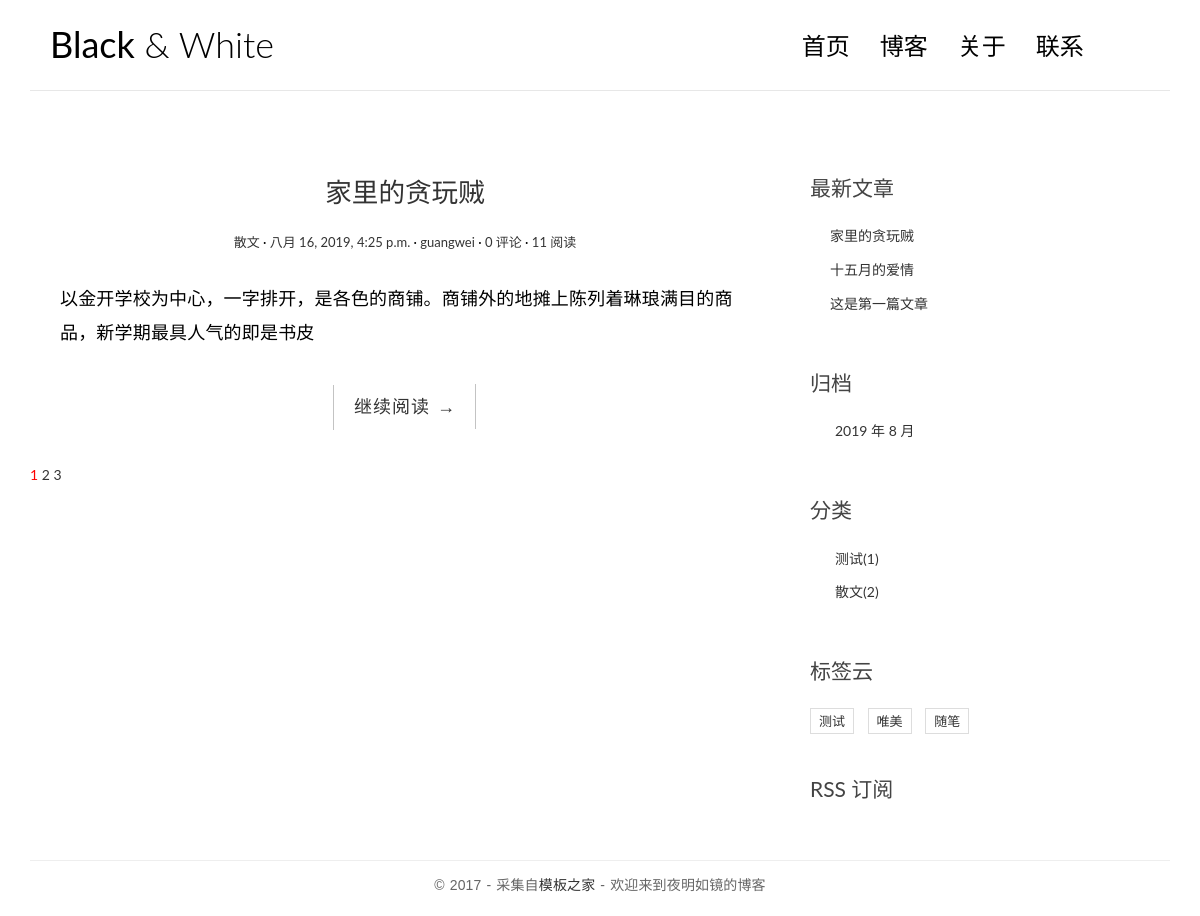
The app's page /, older data.
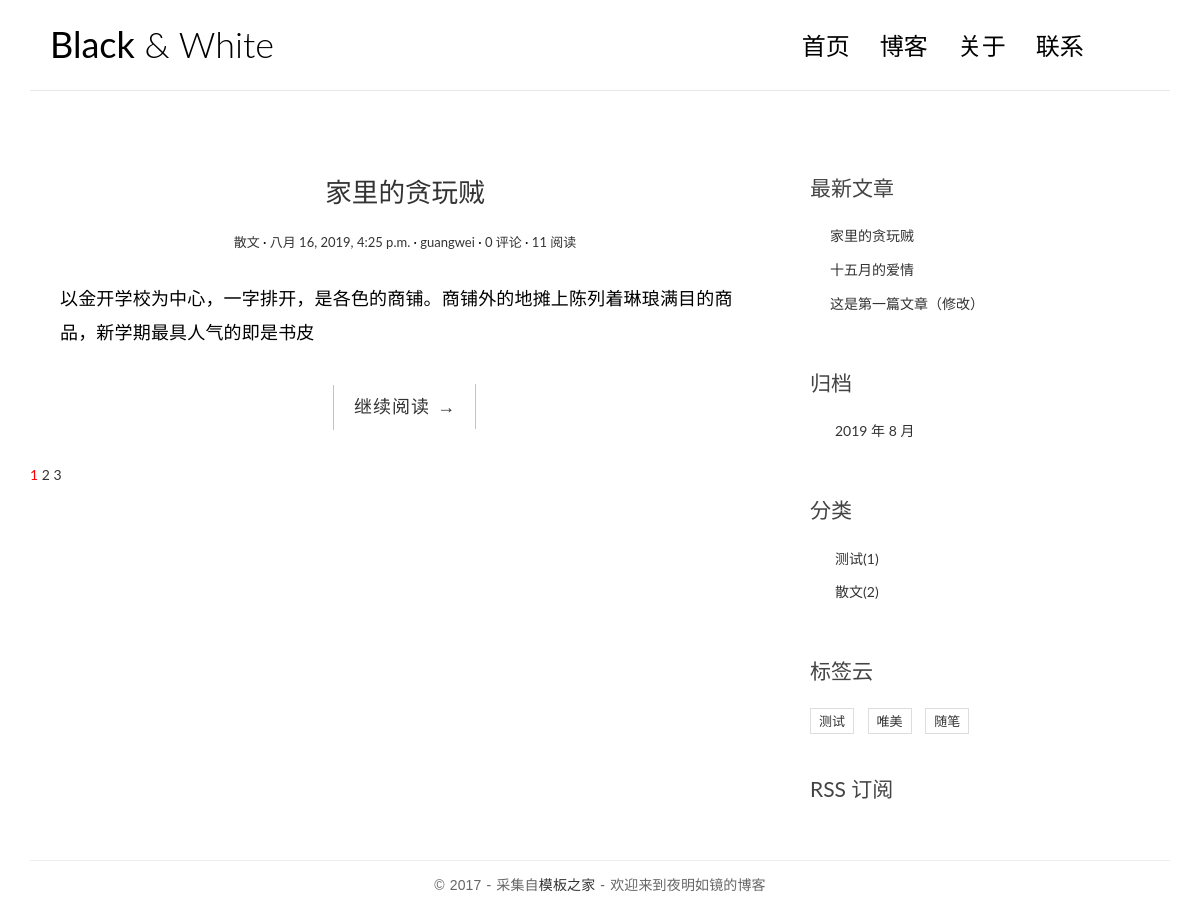
The same page, newer data.
### blog/models.py (models this page shows, shortened)
@python_2_unicode_compatible
class Post(models.Model):
    title = models.CharField(max_length=70)
    body = MDTextField(verbose_name='正文', default='')
    create_time = models.DateTimeField()
    modified_time = models.DateTimeField()
    excerpt = models.CharField(max_length=200, blank=True)
    category = models.ForeignKey(Category, on_delete=models.CASCADE)
    tags = models.ManyToManyField(Tag, blank=True)
    author = models.ForeignKey(User, on_delete=models.CASCADE)
    views = models.PositiveIntegerField(default=0)
    def get_absolute_url(self):
        return reverse('blog:detail', kwargs={'pk': self.pk})
    class Meta:
        ordering = ['-create_time']

### blog/views.py (the view, shortened to what this page needs)
# urls.py: url(r'^$', views.IndexView.as_view(), name='index'),
class IndexView(ListView):
    model = Post
    template_name = 'blog/index.html'
    context_object_name = 'post_list'
    paginate_by = 1
    def get_context_data(self, **kwargs):
        context = super().get_context_data(**kwargs)
        paginator = context.get('paginator')
        page = context.get('page_obj')
        is_paginated = context.get('is_paginated')
        pagination_data = self.pagination_data(paginator, page, is_paginated)
        context.update(pagination_data)
        return context
    def pagination_data(self, paginator, page, is_paginated):
        if not is_paginated:
            return {}
        left = []
        right = []
        left_has_more = False
        right_has_more = False
        first = False
        last = False
        page_number = page.number
        total_pages = paginator.num_pages
        page_rang = paginator.page_range
        if page_number == 1:
            right = page_rang[page_number:page_number + 2]
            if right[-1] < total_pages - 1:
                right_has_more = True
            if right[-1] < total_pages:
                last = True
        elif page_number == total_pages:
            left = page_rang[(page_number - 3) if (page_number - 3) > 0 else 0:page_number - 1]
            if left[0] > 2:
                left_has_more = True
            if left[0] > 1:
                first = True
        data = {
            'left': left,
            'right': right,
            'left_has_more': left_has_more,
            'right_has_more': right_has_more,
            'first': first,
            'last': last,
        }
        return data

### blog/templatetags/blog_tags.py (called while the page is built)
@register.simple_tag
def get_recent_posts(num=5):
    return Post.objects.all().order_by('-create_time')[:num]

@register.simple_tag
def archives():
    return Post.objects.dates('create_time', 'month', order='DESC')

@register.simple_tag
def get_categories():
    return Category.objects.annotate(num_posts=Count('post')).filter(num_posts__gt=0)

@register.simple_tag()
def get_tags():
    return Tag.objects.annotate(num_posts=Count('post')).filter(num_posts__gt=0)

### templates/blog/index.html (shortened to what this page needs)
{% extends 'base.html' %}
{% load  staticfiles %}
{% load blog_tags %}
{% block main %}
    {% for post in post_list %}
        <article class="post post-{{ post.pk }}">
            <header class="entry-header">
                <h1 class="entry-title">
                    <a href="{{ post.get_absolute_url }}">{{ post.title }}</a>
                </h1>
                <div class="entry-meta">
                    <span class="post-category"><a href="#">{{ post.category.name }}</a></span>
                    <span class="post-date"><a href="#"><time class="entry-date"
                                                              datetime="2012-11-09T23:15:57+00:00">{{ post.create_time }}</time></a></span>
                    <span class="post-author"><a href="#">{{ post.author }}</a></span>
                    <span class="comments-link"><a href="#">{{ post.comment_set.count }} 评论</a></span>
                    <span class="views-count"><a href="{{ post.get_absolute_url }}">{{ post.views }} 阅读</a></span>
                </div>
            </header>
            <div class="entry-content clearfix">
                <p>{{ post.excerpt }}</p>
                <div class="read-more cl-effect-14">
                    <a href="{{ post.get_absolute_url }}" class="more-link">继续阅读 <span class="meta-nav">→</span></a>
                </div>
            </div>
        </article>
    {% empty %}
        <div class="no-post">暂时还没有发布的文章！</div>
    {% endfor %}
    {% if is_paginated %}
    <div class="pagination">
    <a href="?page={{ page_obj.number }}" style="color: red">{{ page_obj.number }}</a>
    {% if right %}
        {% for i in right %}
            <a href="?page={{ i }}">{{ i }}</a>
        {% endfor %}
    {% endif %}
    </div>
    {% endif %}
{% endblock main %}
{% block tag %}
    <div class="widget widget-tag-cloud">
        <h3 class="widget-title">标签云</h3>
        {% get_tags as tag_list %}
        <ul>
            {% for tag in tag_list %}
            <li>
                <a href="{% url 'blog:tag' tag.pk %}">{{ tag.name }}</a>
            </li>
            {% empty %}
            暂无标签
            {% endfor %}
        </ul>
    </div>
{% endblock tag %}

### templates/base.html (shortened to what the changed rows need)
{% load  staticfiles %}
{% load blog_tags %}
<!DOCTYPE html>
<html>
<head>
    <link rel="stylesheet" href="http://code.ionicframework.com/ionicons/2.0.1/css/ionicons.min.css">
    <link rel="stylesheet" href="{% static 'blog/css/bootstrap.min.css' %}">
    <link rel="stylesheet" href="{% static 'blog/css/pace.css' %}">
    <link rel="stylesheet" href="{% static 'blog/css/custom.css' %}">
    <link href="https://cdnjs.cloudflare.com/ajax/libs/highlight.js/9.15.9/styles/tomorrow-night-blue.min.css" rel="stylesheet">
</head>
<body>
    <div class="container">
        <header id="site-header">
            <div class="row">
                <div class="col-md-4 col-sm-5 col-xs-8">
                    <div class="logo">
                        <h1><a href="{% url 'blog:index' %}"><b>Black</b> &amp; White</a></h1>
                    </div>
                </div>
            </div>
        </header>
    </div>
    <div class="content-body">
        <div class="container">
            <div class="row">
                <main class="col-md-8">
                    {% block main %}
                    {% endblock main %}
                </main>
                <aside class="col-md-4">
                    <div class="widget widget-recent-posts">
                        {% get_recent_posts as recent_post_list %}
                        <ul>
                            {% for post in recent_post_list %}
                            <li>
                                <a href="{{ post.get_absolute_url }}">{{ post.title }}</a>
                            </li>
                            {% empty %}
                            暂无文章！
                            {% endfor %}
                        </ul>
                    </div>
                        {% archives as date_list %}
                        {% get_categories as category_list %}
                </aside>
            </div>
        </div>
    </div>
</body>
</html>

Row changes from the older to the newer data that the page shows:
changed Post: title "这是第一篇文章" → "这是第一篇文章（修改）"
